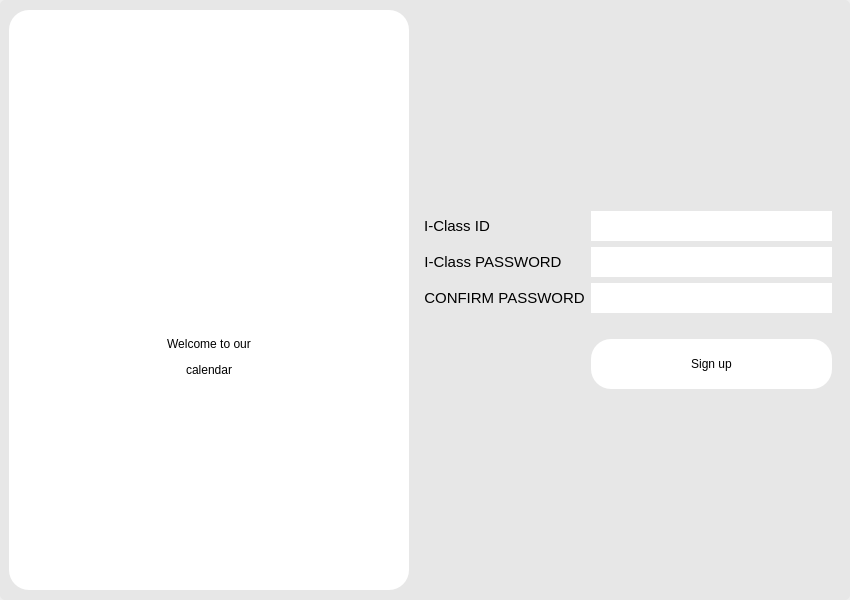
<?xml version="1.0" encoding="UTF-8"?>
<ui version="4.0">
 <class>Dialog</class>
 <widget class="QDialog" name="Dialog">
  <property name="geometry">
   <rect>
    <x>0</x>
    <y>0</y>
    <width>850</width>
    <height>600</height>
   </rect>
  </property>
  <property name="minimumSize">
   <size>
    <width>800</width>
    <height>600</height>
   </size>
  </property>
  <property name="windowTitle">
   <string>Dialog</string>
  </property>
  <property name="sizeGripEnabled">
   <bool>false</bool>
  </property>
  <layout class="QHBoxLayout" name="horizontalLayout_2">
   <property name="leftMargin">
    <number>0</number>
   </property>
   <property name="topMargin">
    <number>0</number>
   </property>
   <property name="rightMargin">
    <number>0</number>
   </property>
   <property name="bottomMargin">
    <number>0</number>
   </property>
   <item>
    <widget class="QWidget" name="widget" native="true">
     <property name="minimumSize">
      <size>
       <width>800</width>
       <height>600</height>
      </size>
     </property>
     <property name="styleSheet">
      <string notr="true">color: rgb(0, 0, 0);
background-color: rgb(231, 231, 231);
border-radius: 5px;
font: 11pt &quot;LG Smart UI Regular&quot;;</string>
     </property>
     <layout class="QHBoxLayout" name="horizontalLayout">
      <item alignment="Qt::AlignHCenter|Qt::AlignVCenter">
       <widget class="QFrame" name="frame_2">
        <property name="minimumSize">
         <size>
          <width>400</width>
          <height>580</height>
         </size>
        </property>
        <property name="maximumSize">
         <size>
          <width>16777215</width>
          <height>16777215</height>
         </size>
        </property>
        <property name="styleSheet">
         <string notr="true">color: rgb(0, 0, 0);
background-color: rgb(255, 255, 255);
border-radius: 20px;
font: 12pt &quot;LG Smart UI Regular&quot;;</string>
        </property>
        <property name="frameShape">
         <enum>QFrame::StyledPanel</enum>
        </property>
        <property name="frameShadow">
         <enum>QFrame::Raised</enum>
        </property>
        <layout class="QVBoxLayout" name="verticalLayout_2">
         <property name="spacing">
          <number>0</number>
         </property>
         <property name="leftMargin">
          <number>0</number>
         </property>
         <property name="topMargin">
          <number>100</number>
         </property>
         <property name="rightMargin">
          <number>0</number>
         </property>
         <property name="bottomMargin">
          <number>150</number>
         </property>
         <item alignment="Qt::AlignHCenter|Qt::AlignVCenter">
          <widget class="QLabel" name="label_2">
           <property name="minimumSize">
            <size>
             <width>100</width>
             <height>100</height>
            </size>
           </property>
           <property name="maximumSize">
            <size>
             <width>100</width>
             <height>100</height>
            </size>
           </property>
           <property name="text">
            <string/>
           </property>
           <property name="pixmap">
            <pixmap>../icons/calendar.png</pixmap>
           </property>
           <property name="scaledContents">
            <bool>true</bool>
           </property>
           <property name="alignment">
            <set>Qt::AlignCenter</set>
           </property>
          </widget>
         </item>
         <item alignment="Qt::AlignHCenter|Qt::AlignVCenter">
          <widget class="QLabel" name="label">
           <property name="styleSheet">
            <string notr="true">
font: 20pt &quot;LG Smart UI Regular&quot;;
color: rgb(0, 0, 0);</string>
           </property>
           <property name="text">
            <string>&lt;html&gt;&lt;head/&gt;&lt;body&gt;&lt;p align=&quot;center&quot;&gt;Welcome to our&lt;/p&gt;&lt;p align=&quot;center&quot;&gt;calendar&lt;/p&gt;&lt;/body&gt;&lt;/html&gt;</string>
           </property>
          </widget>
         </item>
        </layout>
       </widget>
      </item>
      <item alignment="Qt::AlignVCenter">
       <widget class="QFrame" name="frame">
        <property name="frameShape">
         <enum>QFrame::StyledPanel</enum>
        </property>
        <property name="frameShadow">
         <enum>QFrame::Raised</enum>
        </property>
        <layout class="QFormLayout" name="formLayout">
         <item row="6" column="0">
          <widget class="QLabel" name="label_4">
           <property name="styleSheet">
            <string notr="true">font: 18pt &quot;LG Smart UI Regular&quot;;</string>
           </property>
           <property name="text">
            <string>&lt;html&gt;&lt;head/&gt;&lt;body&gt;&lt;p align=&quot;center&quot;&gt;&lt;span style=&quot; font-size:11pt;&quot;&gt;I-Class PASSWORD&lt;/span&gt;&lt;/p&gt;&lt;/body&gt;&lt;/html&gt;</string>
           </property>
          </widget>
         </item>
         <item row="6" column="1">
          <widget class="QLineEdit" name="password">
           <property name="minimumSize">
            <size>
             <width>0</width>
             <height>30</height>
            </size>
           </property>
           <property name="styleSheet">
            <string notr="true">border-radius: 20px;
background-color: rgb(255, 255, 255);</string>
           </property>
           <property name="text">
            <string/>
           </property>
          </widget>
         </item>
         <item row="7" column="0">
          <widget class="QLabel" name="label_6">
           <property name="styleSheet">
            <string notr="true">font: 20pt &quot;LG Smart UI Regular&quot;;</string>
           </property>
           <property name="text">
            <string>&lt;html&gt;&lt;head/&gt;&lt;body&gt;&lt;p align=&quot;center&quot;&gt;&lt;span style=&quot; font-size:11pt;&quot;&gt;CONFIRM PASSWORD&lt;/span&gt;&lt;/p&gt;&lt;/body&gt;&lt;/html&gt;</string>
           </property>
          </widget>
         </item>
         <item row="7" column="1">
          <widget class="QLineEdit" name="password_2">
           <property name="minimumSize">
            <size>
             <width>0</width>
             <height>30</height>
            </size>
           </property>
           <property name="styleSheet">
            <string notr="true">border-radius: 20px;
background-color: rgb(255, 255, 255);</string>
           </property>
          </widget>
         </item>
         <item row="8" column="1">
          <widget class="QLabel" name="error">
           <property name="styleSheet">
            <string notr="true">font: 10pt &quot;LG Smart UI Regular&quot;; color:rgb(99, 0, 1)</string>
           </property>
           <property name="text">
            <string/>
           </property>
          </widget>
         </item>
         <item row="10" column="1">
          <widget class="QPushButton" name="Signup">
           <property name="minimumSize">
            <size>
             <width>0</width>
             <height>50</height>
            </size>
           </property>
           <property name="sizeIncrement">
            <size>
             <width>0</width>
             <height>0</height>
            </size>
           </property>
           <property name="styleSheet">
            <string notr="true">color: rgb(0, 0, 0);
background-color: rgb(255, 255, 255);
border-radius: 20px;
font: 12pt &quot;LG Smart UI Regular&quot;;</string>
           </property>
           <property name="text">
            <string>Sign up</string>
           </property>
          </widget>
         </item>
         <item row="5" column="0">
          <widget class="QLabel" name="label_3">
           <property name="styleSheet">
            <string notr="true">font: 20pt &quot;LG Smart UI Regular&quot;;</string>
           </property>
           <property name="text">
            <string>&lt;html&gt;&lt;head/&gt;&lt;body&gt;&lt;p align=&quot;center&quot;&gt;&lt;span style=&quot; font-size:11pt; color:#000000;&quot;&gt;I-Class ID&lt;/span&gt;&lt;/p&gt;&lt;/body&gt;&lt;/html&gt;</string>
           </property>
          </widget>
         </item>
         <item row="5" column="1">
          <widget class="QLineEdit" name="id">
           <property name="minimumSize">
            <size>
             <width>0</width>
             <height>30</height>
            </size>
           </property>
           <property name="styleSheet">
            <string notr="true">border-radius: 20px;
background-color: rgb(255, 255, 255);</string>
           </property>
           <property name="text">
            <string/>
           </property>
          </widget>
         </item>
        </layout>
       </widget>
      </item>
     </layout>
    </widget>
   </item>
  </layout>
 </widget>
 <resources>
  <include location="../button_icon.qrc"/>
 </resources>
 <connections/>
</ui>
